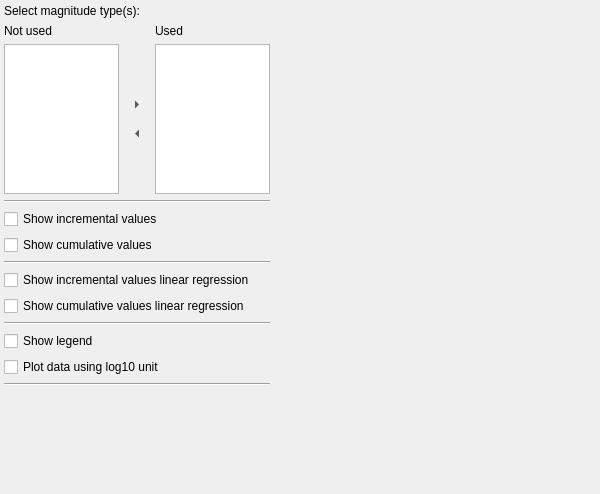
<?xml version="1.0" encoding="UTF-8"?>
<ui version="4.0">
 <class>EventEnergy</class>
 <widget class="QWidget" name="EventEnergy">
  <property name="geometry">
   <rect>
    <x>0</x>
    <y>0</y>
    <width>600</width>
    <height>485</height>
   </rect>
  </property>
  <property name="windowTitle">
   <string>EventEnergy</string>
  </property>
  <layout class="QGridLayout" name="gridLayout_2">
   <property name="margin">
    <number>4</number>
   </property>
   <item row="0" column="1">
    <widget class="QFrame" name="framePlot">
     <property name="sizePolicy">
      <sizepolicy hsizetype="Expanding" vsizetype="Expanding">
       <horstretch>0</horstretch>
       <verstretch>0</verstretch>
      </sizepolicy>
     </property>
     <property name="frameShape">
      <enum>QFrame::NoFrame</enum>
     </property>
     <property name="frameShadow">
      <enum>QFrame::Raised</enum>
     </property>
    </widget>
   </item>
   <item row="0" column="0">
    <widget class="QWidget" name="widget" native="true">
     <property name="sizePolicy">
      <sizepolicy hsizetype="Minimum" vsizetype="Minimum">
       <horstretch>0</horstretch>
       <verstretch>0</verstretch>
      </sizepolicy>
     </property>
     <layout class="QGridLayout" name="gridLayout">
      <property name="margin">
       <number>0</number>
      </property>
      <item row="0" column="0">
       <layout class="QGridLayout" name="gridLayout_7">
        <item row="1" column="0">
         <widget class="QLabel" name="label_6">
          <property name="sizePolicy">
           <sizepolicy hsizetype="Preferred" vsizetype="Preferred">
            <horstretch>0</horstretch>
            <verstretch>0</verstretch>
           </sizepolicy>
          </property>
          <property name="text">
           <string>Not used</string>
          </property>
         </widget>
        </item>
        <item row="1" column="2">
         <widget class="QLabel" name="label_8">
          <property name="sizePolicy">
           <sizepolicy hsizetype="Preferred" vsizetype="Preferred">
            <horstretch>0</horstretch>
            <verstretch>0</verstretch>
           </sizepolicy>
          </property>
          <property name="text">
           <string>Used</string>
          </property>
          <property name="alignment">
           <set>Qt::AlignLeading|Qt::AlignLeft|Qt::AlignVCenter</set>
          </property>
         </widget>
        </item>
        <item row="2" column="0" rowspan="4">
         <widget class="QListWidget" name="listWidgetAvailable">
          <property name="sizePolicy">
           <sizepolicy hsizetype="Minimum" vsizetype="Minimum">
            <horstretch>0</horstretch>
            <verstretch>0</verstretch>
           </sizepolicy>
          </property>
          <property name="maximumSize">
           <size>
            <width>115</width>
            <height>150</height>
           </size>
          </property>
          <property name="sizeIncrement">
           <size>
            <width>0</width>
            <height>0</height>
           </size>
          </property>
          <property name="toolTip">
           <string>&lt;html&gt;&lt;head/&gt;&lt;body&gt;&lt;p&gt;Magnitude types not to use when plotting graph(s)&lt;/p&gt;&lt;/body&gt;&lt;/html&gt;</string>
          </property>
          <property name="frameShadow">
           <enum>QFrame::Plain</enum>
          </property>
         </widget>
        </item>
        <item row="2" column="2" rowspan="4">
         <widget class="QListWidget" name="listWidgetSelected">
          <property name="sizePolicy">
           <sizepolicy hsizetype="Minimum" vsizetype="Minimum">
            <horstretch>0</horstretch>
            <verstretch>0</verstretch>
           </sizepolicy>
          </property>
          <property name="maximumSize">
           <size>
            <width>115</width>
            <height>150</height>
           </size>
          </property>
          <property name="sizeIncrement">
           <size>
            <width>0</width>
            <height>0</height>
           </size>
          </property>
          <property name="toolTip">
           <string>&lt;html&gt;&lt;head/&gt;&lt;body&gt;&lt;p&gt;Magnitude types to use when plotting graph(s)&lt;/p&gt;&lt;/body&gt;&lt;/html&gt;</string>
          </property>
          <property name="frameShadow">
           <enum>QFrame::Plain</enum>
          </property>
         </widget>
        </item>
        <item row="3" column="1">
         <widget class="QToolButton" name="toolButtonAdd">
          <property name="maximumSize">
           <size>
            <width>30</width>
            <height>16777215</height>
           </size>
          </property>
          <property name="toolTip">
           <string>&lt;html&gt;&lt;head/&gt;&lt;body&gt;&lt;p&gt;Click here to transfer selected 'not used' magnitude to 'used' magnitude colmun&lt;/p&gt;&lt;/body&gt;&lt;/html&gt;</string>
          </property>
          <property name="text">
           <string/>
          </property>
          <property name="autoRaise">
           <bool>true</bool>
          </property>
          <property name="arrowType">
           <enum>Qt::RightArrow</enum>
          </property>
         </widget>
        </item>
        <item row="4" column="1">
         <widget class="QToolButton" name="toolButtonRemove">
          <property name="maximumSize">
           <size>
            <width>30</width>
            <height>16777215</height>
           </size>
          </property>
          <property name="toolTip">
           <string>&lt;html&gt;&lt;head/&gt;&lt;body&gt;&lt;p&gt;Click here to transfer selected 'used' magnitude to 'not used' magnitude colmun&lt;/p&gt;&lt;/body&gt;&lt;/html&gt;</string>
          </property>
          <property name="text">
           <string/>
          </property>
          <property name="toolButtonStyle">
           <enum>Qt::ToolButtonIconOnly</enum>
          </property>
          <property name="autoRaise">
           <bool>true</bool>
          </property>
          <property name="arrowType">
           <enum>Qt::LeftArrow</enum>
          </property>
         </widget>
        </item>
        <item row="0" column="0" colspan="3">
         <widget class="QLabel" name="label">
          <property name="text">
           <string>Select magnitude type(s):</string>
          </property>
         </widget>
        </item>
       </layout>
      </item>
      <item row="1" column="0">
       <widget class="Line" name="line">
        <property name="orientation">
         <enum>Qt::Horizontal</enum>
        </property>
       </widget>
      </item>
      <item row="2" column="0">
       <widget class="QCheckBox" name="checkBoxShowIncrementalValues">
        <property name="text">
         <string>Show incremental values</string>
        </property>
       </widget>
      </item>
      <item row="3" column="0">
       <widget class="QCheckBox" name="checkBoxShowCumulativeValues">
        <property name="text">
         <string>Show cumulative values</string>
        </property>
       </widget>
      </item>
      <item row="4" column="0">
       <widget class="Line" name="line_4">
        <property name="orientation">
         <enum>Qt::Horizontal</enum>
        </property>
       </widget>
      </item>
      <item row="5" column="0">
       <widget class="QCheckBox" name="checkBoxShowIncrementalRegression">
        <property name="text">
         <string>Show incremental values linear regression</string>
        </property>
       </widget>
      </item>
      <item row="6" column="0">
       <widget class="QCheckBox" name="checkBoxShowCumulativeRegression">
        <property name="text">
         <string>Show cumulative values linear regression</string>
        </property>
       </widget>
      </item>
      <item row="7" column="0">
       <widget class="Line" name="line_3">
        <property name="orientation">
         <enum>Qt::Horizontal</enum>
        </property>
       </widget>
      </item>
      <item row="8" column="0">
       <widget class="QCheckBox" name="checkBoxShowLegend">
        <property name="text">
         <string>Show legend</string>
        </property>
       </widget>
      </item>
      <item row="9" column="0">
       <widget class="QCheckBox" name="checkBoxPlotBaseTen">
        <property name="text">
         <string>Plot data using log10 unit</string>
        </property>
       </widget>
      </item>
      <item row="10" column="0">
       <widget class="Line" name="line_2">
        <property name="orientation">
         <enum>Qt::Horizontal</enum>
        </property>
       </widget>
      </item>
      <item row="11" column="0">
       <widget class="QFrame" name="frameToolBox">
        <property name="sizePolicy">
         <sizepolicy hsizetype="Preferred" vsizetype="Fixed">
          <horstretch>0</horstretch>
          <verstretch>0</verstretch>
         </sizepolicy>
        </property>
        <property name="minimumSize">
         <size>
          <width>0</width>
          <height>65</height>
         </size>
        </property>
        <property name="frameShape">
         <enum>QFrame::NoFrame</enum>
        </property>
        <property name="frameShadow">
         <enum>QFrame::Raised</enum>
        </property>
       </widget>
      </item>
      <item row="12" column="0">
       <spacer name="verticalSpacer">
        <property name="orientation">
         <enum>Qt::Vertical</enum>
        </property>
        <property name="sizeHint" stdset="0">
         <size>
          <width>148</width>
          <height>33</height>
         </size>
        </property>
       </spacer>
      </item>
     </layout>
    </widget>
   </item>
  </layout>
 </widget>
 <layoutdefault spacing="6" margin="11"/>
 <resources/>
 <connections/>
</ui>
